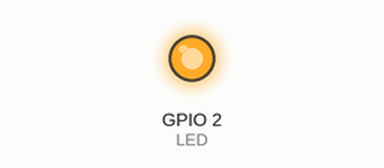
Recording of a sketch running on a simulated ESP32. On the bench: output pins drawn as LEDs (lit = HIGH). WiFi joins after 1.5 s; servers stay silent unless stated; what the sketch prints to the serial monitor is not drawn.

Above: at 2.0 s.
At 3.5 s:
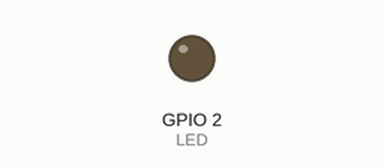
Timing chart, 0 to 5.0 s (numbered marks = the images above):
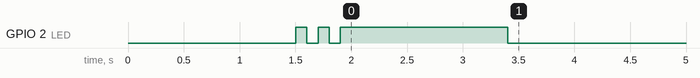

The sketch:

WIFI_CONNECT.ino
```cpp
//使ESP32连接WIFI，并在串口屏打印相关信息

#include<WiFi.h>

//定义WiFi名与密码
const char * ssid = "要成为摸鱼王";
const char * password = "13456789";

#define LED 2                                                     //板载LED的引脚是2


void setup() {
//连接Wifi以及判断是否连接成功、并返回本地IP地址


  Serial.begin(9600);

  //连接WIFI
  WiFi.begin(ssid,password);
  Serial.println("正在连接 WiFi");


  //检测是否连接成功
  while(WiFi.status()!=WL_CONNECTED){
    delay(500);
    Serial.print("...");
  }
  //串口监视器里的反馈
  Serial.println("连接成功");
  Serial.print("IP地址：");
  Serial.println(WiFi.localIP());
  //板载LED的反馈
  pinMode(LED,OUTPUT);
  digitalWrite(LED,HIGH);
  delay(100);
  digitalWrite(LED,LOW);
  delay(100);

  digitalWrite(LED,HIGH);
  delay(100);
  digitalWrite(LED,LOW);
  delay(100);

  digitalWrite(LED,HIGH);
  delay(1500);
  digitalWrite(LED,LOW);
}

void loop() {

}
```
